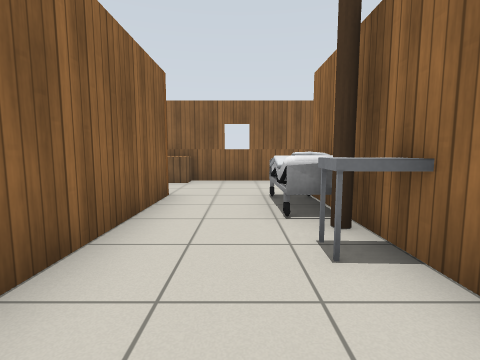
view 1 (above)

16 first-person views from a walk through a Gazebo world. The camera is 0.9 m above the floor, tilts 6° down and sees 85° across. The floor is counted in squares, 1 m on a side. Each view is taken from the middle of a square. On the plan, view 1 faces up. The plan holds only what a view shows up to about 10 squares ahead; the rest is blank. Simple patterns stand in for the simulator's built-in surfaces. Simple shapes stand in for some stock models. Some surface patterns are stand-ins.

view 2
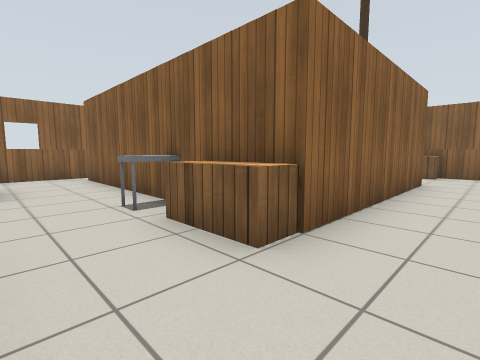

view 3
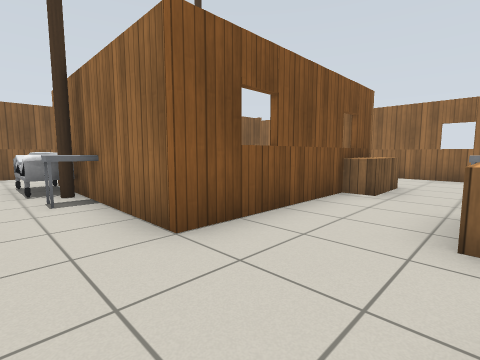

view 4
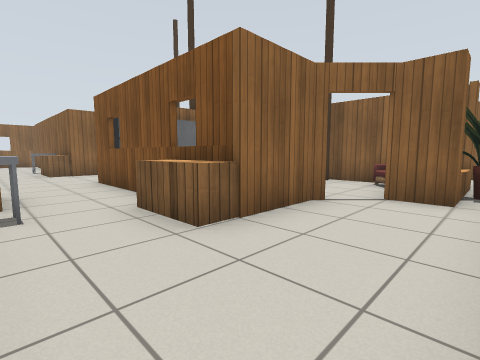

view 5
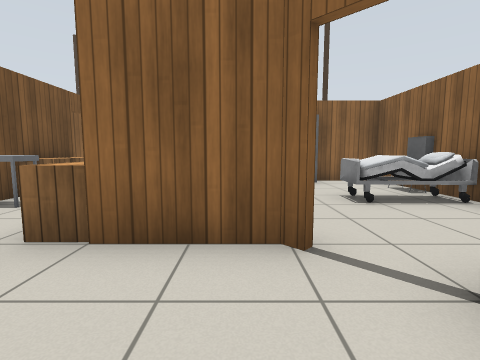

view 6
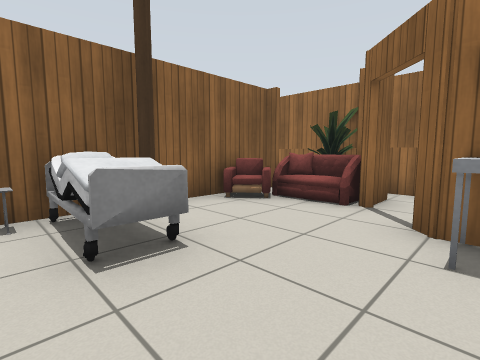

view 7
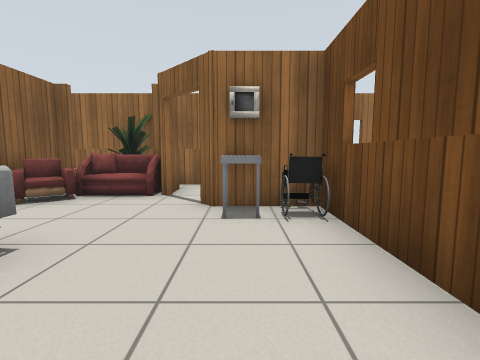

view 8
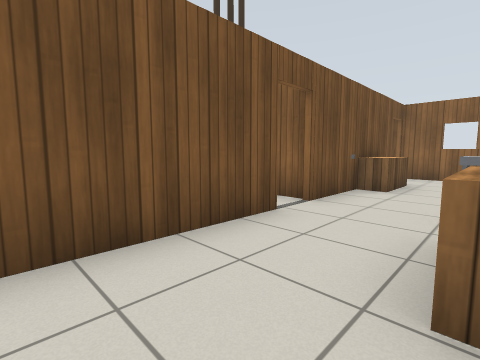

view 9
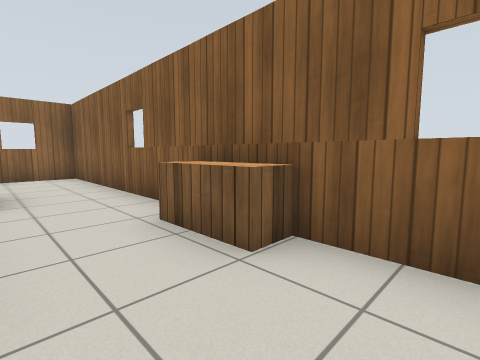

view 10
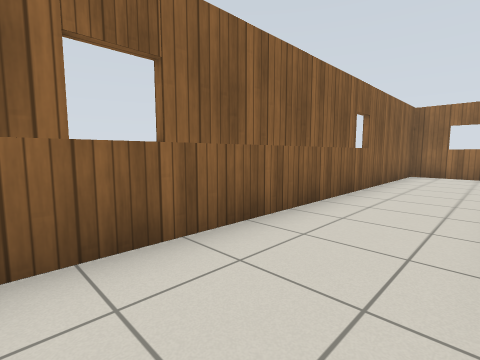

view 11
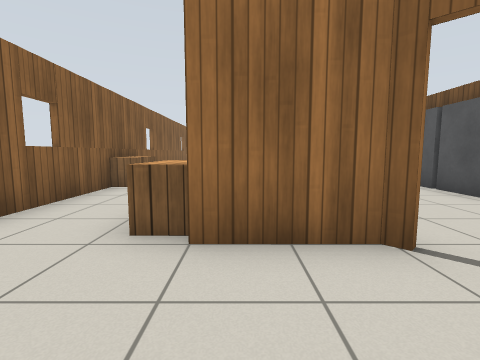

view 12
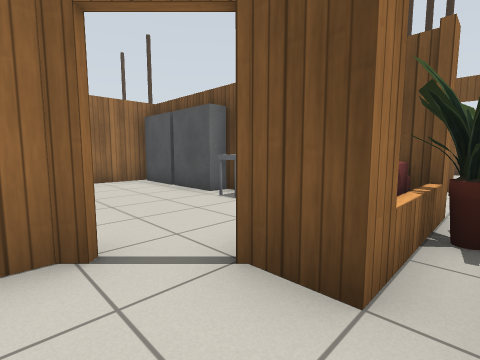

view 13
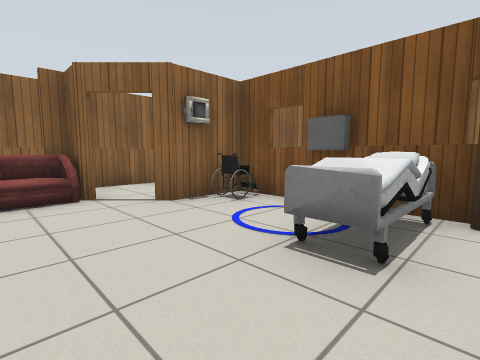

view 14
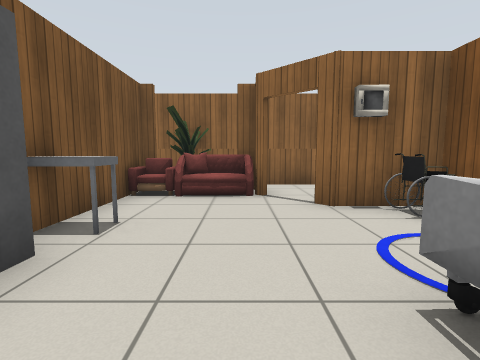

view 15
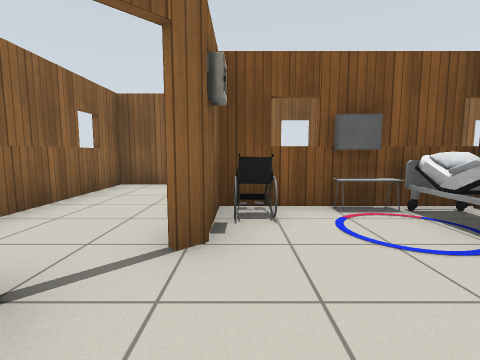

view 16
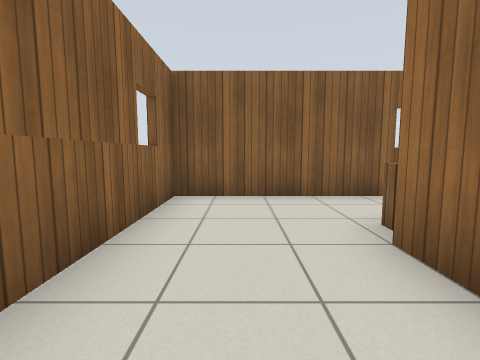

### Floor plan
Key: @ floor where view 1 was taken; # wall or solid block; . floor; D open door; B bench; E bed; P pole; C cart; S sofa; L plant; W wardrobe; K desk; M monitor; H wheelchair; O other object.
Columns run from 11 left of view 1 to 11 right of it. Each row starts with its distance up from view 1.
  9 ########  #############
  8 #.......BB............#
  7 #.....................#
  6 #...BB ......## ..  ..#
  5 #...H.KEP#..E#.KEP#S#.#
  4 #...#.ME.#..E..ME..SLL
  3 #..D...E.#..PW..E...S.#
  2 #.S......#..CW ....D..#
  1 #LS......#...W....C...#
  0 #.S##CWWWW.@.W####H...#
 -1 #......CBB.......BB...#
 -2 #.....................#
 -3 #D#BB.#D#  ..DBBCC   .#
 -4  DD #O#D##   DD

Where each view was taken, in squares from view 1:
view 1: 0 up, 0 right, facing up
view 2: 3 down, 0 right, facing up-left
view 3: 3 down, 0 right, facing up-right
view 4: 3 down, 10 right, facing up-left
view 5: 1 up, 10 right, facing left
view 6: 1 up, 4 right, facing up-right
view 7: 1 up, 3 right, facing right
view 8: 1 down, 0 right, facing down-left
view 9: 6 up, 0 right, facing up-left
view 10: 6 up, 1 left, facing up-right
view 11: 5 up, 10 left, facing right
view 12: 4 up, 10 left, facing down-right
view 13: 1 up, 3 left, facing up-left
view 14: 2 up, 3 left, facing left
view 15: 1 up, 7 left, facing up
view 16: 3 up, 9 left, facing up
